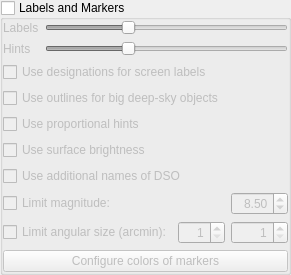
             <widget class="QGroupBox" name="groupBoxDSOLabelsAndMarkers">
              <property name="title">
               <string>Labels and Markers</string>
              </property>
              <property name="flat">
               <bool>true</bool>
              </property>
              <property name="checkable">
               <bool>true</bool>
              </property>
              <property name="checked">
               <bool>false</bool>
              </property>
              <layout class="QGridLayout" name="gridLayout_12">
               <property name="leftMargin">
                <number>0</number>
               </property>
               <property name="topMargin">
                <number>0</number>
               </property>
               <property name="rightMargin">
                <number>0</number>
               </property>
               <property name="bottomMargin">
                <number>0</number>
               </property>
               <property name="spacing">
                <number>6</number>
               </property>
               <item row="3" column="0">
                <widget class="QCheckBox" name="checkBoxDesignationsOnlyUsage">
                 <property name="toolTip">
                  <string>Use designations of deep-sky objects instead of their common names for screen labels</string>
                 </property>
                 <property name="text">
                  <string>Use designations for screen labels</string>
                 </property>
                </widget>
               </item>
               <item row="7" column="0">
                <widget class="QCheckBox" name="checkBoxAdditionalNamesDSO">
                 <property name="text">
                  <string>Use additional names of DSO</string>
                 </property>
                </widget>
               </item>
               <item row="4" column="0">
                <widget class="QCheckBox" name="checkBoxOutlines">
                 <property name="text">
                  <string>Use outlines for big deep-sky objects</string>
                 </property>
                </widget>
               </item>
               <item row="5" column="0">
                <widget class="QCheckBox" name="checkBoxProportionalHints">
                 <property name="toolTip">
                  <string>Use hints proportional to angular size of deep-sky objects</string>
                 </property>
                 <property name="text">
                  <string>Use proportional hints</string>
                 </property>
                </widget>
               </item>
               <item row="2" column="0">
                <layout class="QGridLayout" name="gridLayout_15">
                 <item row="0" column="1">
                  <widget class="QSlider" name="nebulasLabelsHorizontalSlider">
                   <property name="value">
                    <number>33</number>
                   </property>
                   <property name="orientation">
                    <enum>Qt::Horizontal</enum>
                   </property>
                  </widget>
                 </item>
                 <item row="0" column="0">
                  <widget class="QLabel" name="labelLabels">
                   <property name="text">
                    <string>Labels</string>
                   </property>
                  </widget>
                 </item>
                 <item row="1" column="0">
                  <widget class="QLabel" name="labelHints">
                   <property name="text">
                    <string>Hints</string>
                   </property>
                  </widget>
                 </item>
                 <item row="1" column="1">
                  <widget class="QSlider" name="nebulasHintsHorizontalSlider">
                   <property name="value">
                    <number>33</number>
                   </property>
                   <property name="orientation">
                    <enum>Qt::Horizontal</enum>
                   </property>
                  </widget>
                 </item>
                </layout>
               </item>
               <item row="6" column="0">
                <widget class="QCheckBox" name="checkBoxSurfaceBrightnessUsage">
                 <property name="toolTip">
                  <string>Use surface brightness of deep-sky objects for scale of the visibility of their markers and labels.</string>
                 </property>
                 <property name="text">
                  <string>Use surface brightness</string>
                 </property>
                </widget>
               </item>
               <item row="9" column="0">
                <widget class="QPushButton" name="pushButtonConfigureDSOColors">
                 <property name="text">
                  <string>Configure colors of markers</string>
                 </property>
                </widget>
               </item>
               <item row="8" column="0">
                <layout class="QGridLayout" name="gridLayout_17">
                 <item row="1" column="0">
                  <widget class="QCheckBox" name="nebulaLimitSizeCheckBox">
                   <property name="sizePolicy">
                    <sizepolicy hsizetype="MinimumExpanding" vsizetype="Fixed">
                     <horstretch>0</horstretch>
                     <verstretch>0</verstretch>
                    </sizepolicy>
                   </property>
                   <property name="toolTip">
                    <string/>
                   </property>
                   <property name="text">
                    <string>Limit angular size (arcmin):</string>
                   </property>
                  </widget>
                 </item>
                 <item row="0" column="2">
                  <widget class="QDoubleSpinBox" name="nebulaLimitMagnitudeDoubleSpinBox">
                   <property name="alignment">
                    <set>Qt::AlignRight|Qt::AlignTrailing|Qt::AlignVCenter</set>
                   </property>
                   <property name="minimum">
                    <double>3.000000000000000</double>
                   </property>
                   <property name="maximum">
                    <double>21.000000000000000</double>
                   </property>
                   <property name="singleStep">
                    <double>0.250000000000000</double>
                   </property>
                   <property name="value">
                    <double>8.500000000000000</double>
                   </property>
                  </widget>
                 </item>
                 <item row="1" column="2">
                  <widget class="QDoubleSpinBox" name="nebulaLimitSizeMaxDoubleSpinBox">
                   <property name="toolTip">
                    <string>Maximum angular size in arcminutes for visible DSO</string>
                   </property>
                   <property name="alignment">
                    <set>Qt::AlignRight|Qt::AlignTrailing|Qt::AlignVCenter</set>
                   </property>
                   <property name="decimals">
                    <number>0</number>
                   </property>
                   <property name="minimum">
                    <double>1.000000000000000</double>
                   </property>
                   <property name="maximum">
                    <double>1200.000000000000000</double>
                   </property>
                  </widget>
                 </item>
                 <item row="0" column="0">
                  <widget class="QCheckBox" name="nebulaLimitMagnitudeCheckBox">
                   <property name="sizePolicy">
                    <sizepolicy hsizetype="MinimumExpanding" vsizetype="Fixed">
                     <horstretch>0</horstretch>
                     <verstretch>0</verstretch>
                    </sizepolicy>
                   </property>
                   <property name="toolTip">
                    <string>Limit magnitude (for unaided/binocular observers) of deep-sky objects.</string>
                   </property>
                   <property name="text">
                    <string>Limit magnitude:</string>
                   </property>
                  </widget>
                 </item>
                 <item row="1" column="1">
                  <widget class="QDoubleSpinBox" name="nebulaLimitSizeMinDoubleSpinBox">
                   <property name="toolTip">
                    <string>Minimal angular size in arcminutes for visible DSO</string>
                   </property>
                   <property name="alignment">
                    <set>Qt::AlignRight|Qt::AlignTrailing|Qt::AlignVCenter</set>
                   </property>
                   <property name="decimals">
                    <number>0</number>
                   </property>
                   <property name="minimum">
                    <double>1.000000000000000</double>
                   </property>
                   <property name="maximum">
                    <double>600.000000000000000</double>
                   </property>
                  </widget>
                 </item>
                </layout>
               </item>
              </layout>
             </widget>
